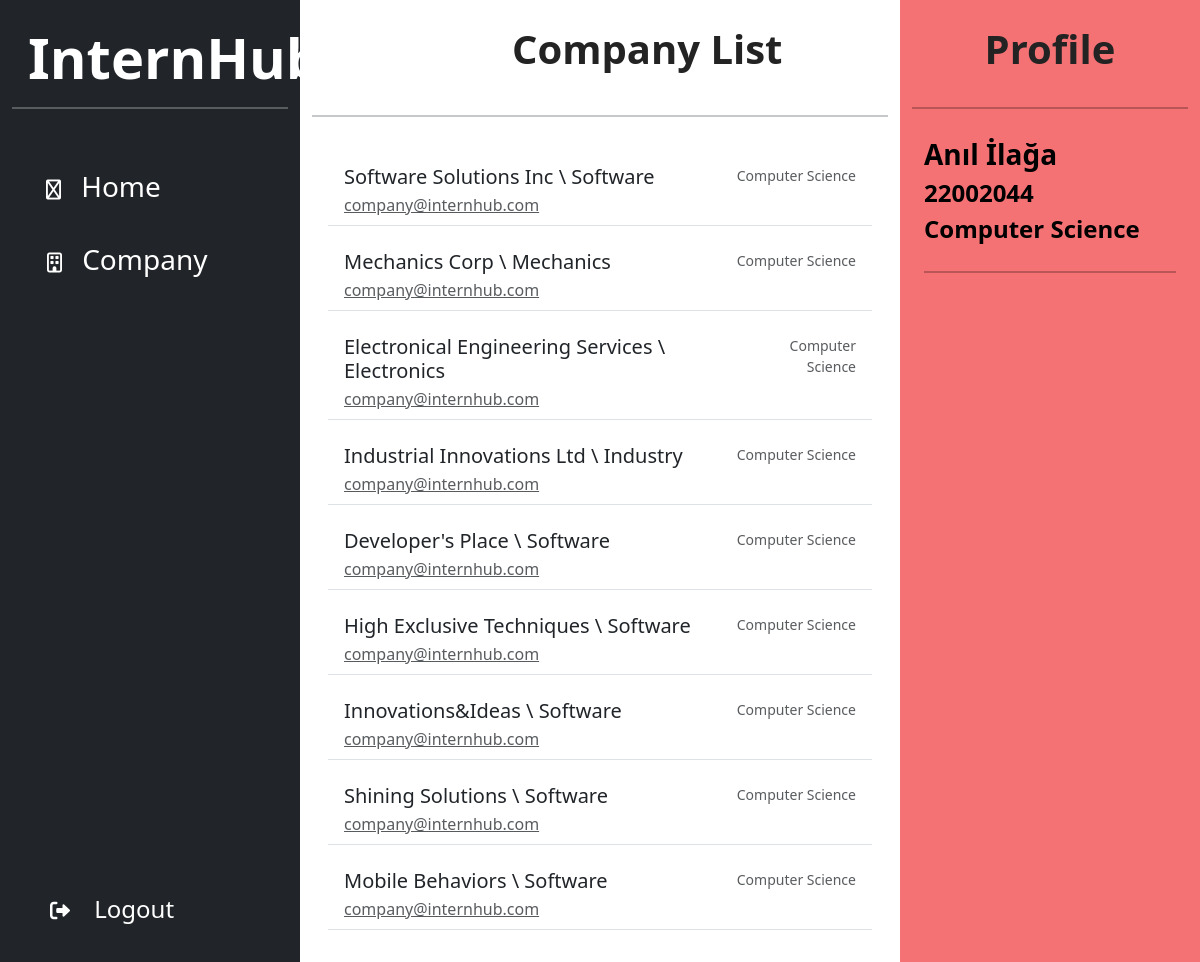
Screenshot of /company/companies/ (signed in) with the database file from the repository.
### company/models.py (models this page shows, shortened)
class Company(models.Model):
    name = models.CharField(max_length=100, null=True, unique=True)
    field = models.CharField(max_length=100, null=True)
    departments = models.ManyToManyField(EngineeringDepartment, blank=True)
    status = models.CharField(max_length=20, choices=STATUS_CHOICES, default='PENDING', null=True)

### users/models.py (models this page shows, shortened)
class EngineeringDepartment(models.Model):
    code = models.CharField(max_length=5, unique=True)
    name = models.CharField(max_length=50, blank=True)
    def __str__(self):
        return self.name

class RoleMixin(models.Model):
    class Role(models.TextChoices):
        SUPERUSER = 'SUPERUSER', 'Superuser'
        STUDENT = 'STUDENT', 'Student'
        DEAN = 'DEAN', 'Dean'
        CHAIR = 'CHAIR', 'Chair'
        INSTRUCTOR = 'INSTRUCTOR', 'Instructor'
        DEPARTMENTSECRETARY = 'DEPARTMENT_SECRETARY', 'Department Secretary'
    role = models.CharField(max_length=50, choices=Role.choices, blank=True)
    class Meta:
        abstract = True

class User(AbstractBaseUser, PermissionsMixin, RoleMixin):
    first_name = models.CharField(max_length=50, null=True)
    last_name = models.CharField(max_length=50, null=True)
    email = models.EmailField(max_length=50, unique=True, null=True)
    user_id = models.CharField(max_length=8, unique=True, null=False)
    department = models.ForeignKey(
        EngineeringDepartment, on_delete=models.SET_NULL, null=True)
    created_date = models.DateTimeField(auto_now_add=True)
    modified_date = models.DateTimeField(auto_now=True)
    is_admin = models.BooleanField(default=False)
    is_active = models.BooleanField(default=True)
    is_staff = models.BooleanField(default=False)
    is_superuser = models.BooleanField(default=False)
    USERNAME_FIELD = 'user_id'
    REQUIRED_FIELDS = []
    objects = UserManager()
    user_permissions = models.ManyToManyField(
        Permission, related_name='%(class)spermissions', blank=True)
    def __str__(self):
        if self.first_name is None or self.last_name is None:
            return self.user_id
        return self.first_name + ' ' + self.last_name

### company/views.py (the view)
# urls.py: path('companies/', views.CompaniesView.as_view(), name='companies'),
class CompaniesView(LoginRequiredMixin, ListView):
    template_name = 'company/companies.html'
    model = Company
    context_object_name = 'companies'
    def get_context_data(self, **kwargs):
        context = super().get_context_data(**kwargs)
        user = self.request.user
        context['full_name'] = str(self.request.user)
        context['user'] = user
        context['check'] = True
        return context
    def get_queryset(self):
        return self.model.objects.filter(status='APPROVED')

### company/templates/company/companies.html (shortened to what this page needs)
{% extends 'main/home.html' %}
{% load static %}
{% block styling %}
    <link rel="stylesheet" type="text/css" href="{% static 'main/home.css' %}">
{% endblock %}
{% block body %}
    <div class="container-fluid">
        <div class="row flex-nowrap">
            {% block left-column %}
                <div class="bg-dark col-auto col-md-4 col-lg-3 min-vh-100" id="left-column">
                    <div class="bg-dark p2">
                        <a href="/" class="d-flex text-decoration-none align-items-center mt-4 text-white">
                            <b class="display-4">
                                <span class="display-4 ms-3 d-none d-sm-inline fw-bold">InternHub</span>
                            </b>
                        </a>
                        <hr class="bg-white border-2 border-top border-white">
                        <div class="container">
                            <div class="content">
                                <ul class="nav nav-pills flex-column mt-4">
                                    <li class="nav-item py-2 py-sm-2 rounded">
                                        <button onclick="navigateToAnotherPage('/')" class="nav-link text-white w-100"
                                                style="padding-left: 12px;">
                                            <i class="fs-5 fa-regular fa-house"></i>
                                            <span class="fs-3 ms-3 d-none d-sm-inline"
                                                  id="sidebar-span">Home</span>
                                        </button>
                                    </li>
                                    <li class="nav-item py-2 py-sm-2 rounded">
                                        <button class="btn btn-toggle align-items-center
                                            rounded collapsed text-white w-100"
                                                data-bs-toggle="collapse"
                                                data-bs-target="#company-collapse"
                                                aria-expanded="true"
                                                id="main-button">
                                            <i class="fs-5 fa-regular fa-building"></i>
                                            <span class="fs-3 ms-3 d-none d-sm-inline" id="sidebar-span">Company</span>
                                        </button>
                                    </li>
                                </ul>
                            </div>
                            <ul class="nav nav-pills flex-column mt-4">
                                <li class="nav-item py-2 py-sm-2 rounded">
                                    <a href="{% url 'users:logout' %}" class="nav-link text-white">
                                        <i class="fs-5 fa-solid fa-right-from-bracket"></i>
                                        <span class="fs-4 ms-3 d-none d-sm-inline" id="side-bar-span">Logout</span>
                                    </a>
                                </li>
                            </ul>
                        </div>
                    </div>
                </div>
            {% endblock %}
            {% block middle-column %}
                <div class="col-auto col-6" id="middle-column">
                    <div class="row">
                        <div class="col-4">
                        </div>
                        <div class="col-auto">
                            <div id="company-list-div" class="d-flex justify-content-between align-items-center">
                                <h1 class="display-6 text-center fw-semibold" id="titles">Company List</h1>
                            </div>
                        </div>
                        <div class="col align-items-center d-flex justify-content-end">
                        </div>
                    </div>
                    <hr class="my-4 border-2 text-dark">
                    <div class="card border-0" style="height: 85vh;">
                        <div class="card-body overflow-auto">
                            <ul class="list-group">
                                {% for company in companies %}
                                    <li class="list-group-item border-0 border-bottom rounded-0 mb-3">
                                        <div class="d-flex w-100 justify-content-between">
                                            <h5 class="mb-1 fs-5">{{ company.name }} \ {{ company.field }}</h5>
                                            {% for dep in company.departments.all %}
                                                <small class="text-muted d-block text-end">{{ dep.name }}</small>
                                            {% endfor %}
                                        </div>
                                        <a href="mailto:alper.gocmen@ug.bilkent.edu.tr" class="text-muted">company@internhub.com</a>
                                    </li>
                                {% endfor %}
                            </ul>
                        </div>
                    </div>
                </div>
            {% endblock %}
            {% block right-column %}
                <div class="col text-white" id="side-bar-right">
                    <h1 class="display-6 fw-semibold text-center" id="titles">Profile</h1>
                    <hr class="my-4 border-2 text-black">
                    <div class="container" id="profile-info">
                        <div class="row">
                            {% if check %}
                                <span class="fs-3 text-black fw-semibold align-left"> {{ full_name }} </span>
                                <span class="fs-4 text-black fw-semibold align-left"> {{ user.user_id }}</span>
                                <span class="fs-4 text-black fw-semibold align-left"> {{ user.department }}</span>
                            {% endif %}
                        </div>
                        <hr class="my-4 border-2 text-black">
                    </div>
                </div>
            {% endblock %}
        </div>
    </div>
{% endblock %}

### main/static/main/home.css (style rules this page uses)
.container { display: flex; flex-direction: column; min-height: 85vh; }
.content { flex-grow: 1; }
.container button { text-align: left; }
.container ul li { padding: 10px; }
.container ul a { text-decoration: none; }
#side-bar-span { padding-left: 4px; }
#side-bar-right { background: #F47174; }
#titles { padding-top: 25px; padding-bottom: 10px; color: #232323; }
#profile-info { color: #232323; }

### rows the page displays
Company: name "Software Solutions Inc", field "Software"
EngineeringDepartment: name "Computer Science"
Company: name "Mechanics Corp", field "Mechanics"
Company: name "Electronical Engineering Services", field "Electronics"
Company: name "Industrial Innovations Ltd", field "Industry"
Company: name "Developer's Place", field "Software"
Company: name "High Exclusive Techniques", field "Software"
Company: name "Innovations&Ideas", field "Software"
Company: name "Shining Solutions", field "Software"
Company: name "Mobile Behaviors", field "Software"
User: user_id "22002044", department "Computer Science"

### other values shown
{{ full_name }} "Anıl İlağa"
